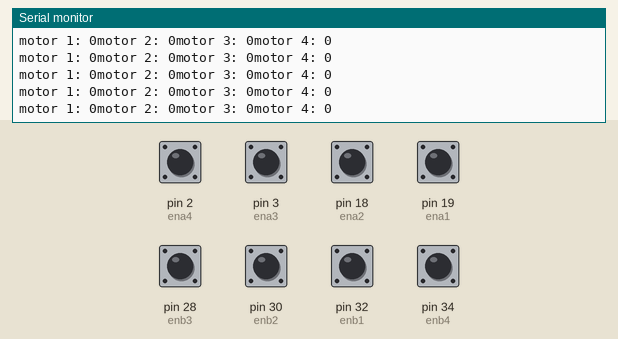
Simulated run of this sketch. Board: Arduino Mega 2560, built with avr-gcc and run on an emulated ATmega2560. Parts: the last lines printed to the serial monitor. Inputs (shaded band) come from the test bench; at power-on: pin 2 (ena4), pin 3 (ena3), pin 18 (ena2), pin 19 (ena1), pin 28 (enb3), pin 30 (enb2), pin 32 (enb1), pin 34 (enb4) HIGH.

Above: at 1.2 s.
1.3 s: pin 2 (ena4) pulled LOW for 0.15 s
At 1.55 s:
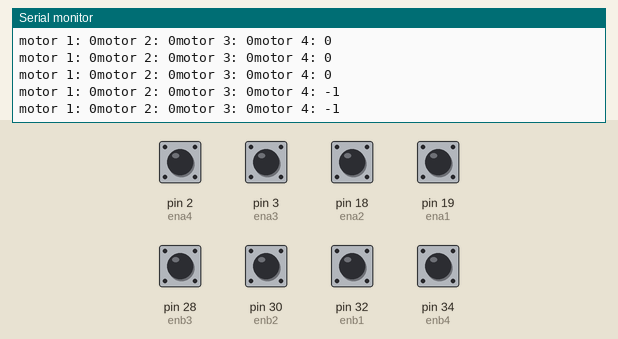
4.4 s: pin 3 (ena3) pulled LOW for 0.15 s
At 4.68 s:
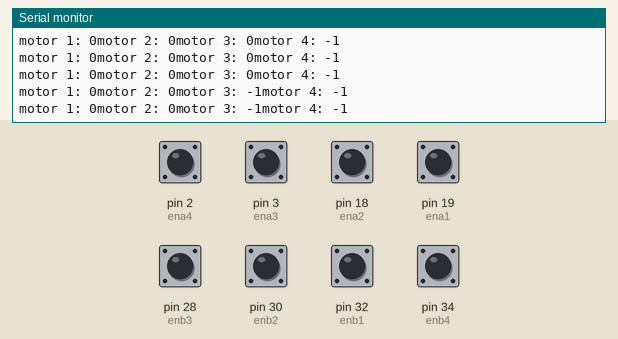
7.5 s: pin 18 (ena2) pulled LOW for 0.15 s
At 7.79 s:
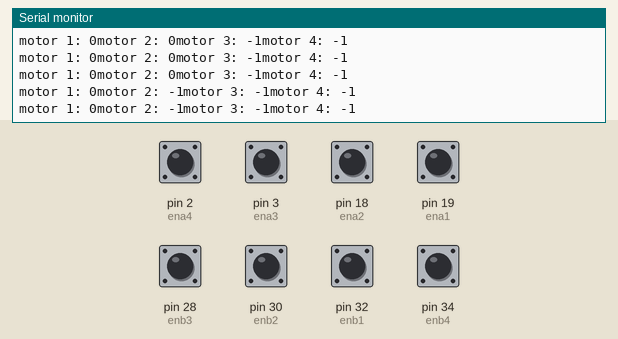
10.6 s: pin 19 (ena1) pulled LOW for 0.15 s
At 10.83 s:
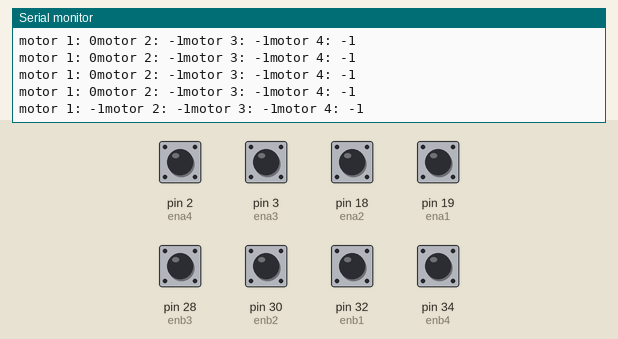
13.7 s: pin 2 (ena4) pulled LOW for 1 s
At 14.76 s:
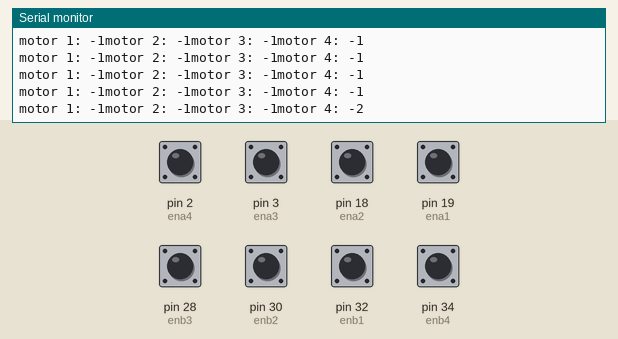
17.7 s: pin 3 (ena3) pulled LOW for 1 s
At 18.77 s:
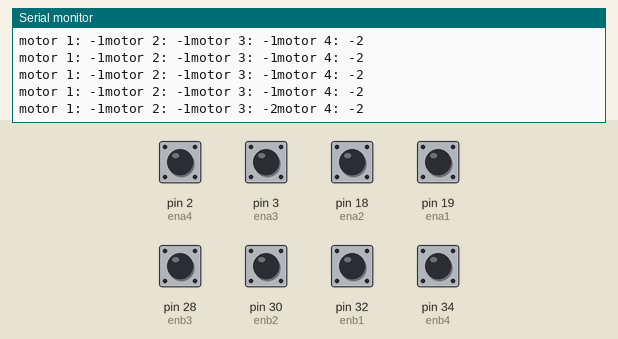
Timing chart, 0 to 20.7 s (numbered marks = the images above; inputs shaded):
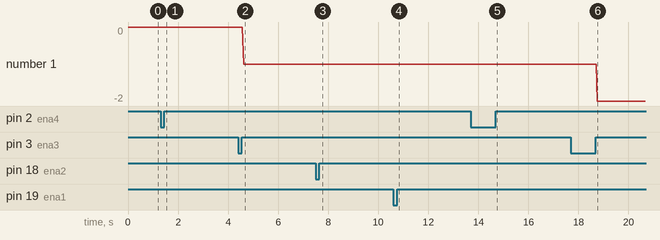

Measured:
- after the input at 1.3 s, the serial monitor: prints a new line after 0.19 s (image 1)
- after the input at 4.4 s, the serial monitor: prints a new line after 0.22 s (image 2)
- after the input at 7.5 s, the serial monitor: prints a new line after 0.23 s (image 3)
- after the input at 10.6 s, the serial monitor: prints a new line after 0.22 s (image 4)
- after the input at 13.7 s, the serial monitor: prints a new line after 1.0 s (image 5)
- after the input at 17.7 s, the serial monitor: prints a new line after 1.1 s (image 6)

The sketch:

encoder.ino
```cpp
volatile long temp, counter = 0; // Counter variable that increases or decreases based on encoder rotation
#define ena1 19
#define enb1 32

#define ena2 18
#define enb2 30

#define ena3 3
#define enb3 28

#define ena4 2
#define enb4 34

int encoderticks1=0;
int encoderticks2=0;
int encoderticks3=0;
int encoderticks4=0;

void setup() {
  Serial.begin(9600); // Initialize serial communication

  pinMode(ena1, INPUT_PULLUP); // Set pin 2 as input with internal pull-up resistor
  pinMode(enb1, INPUT_PULLUP); // Set pin 3 as input with internal pull-up resistor
    pinMode(ena2, INPUT_PULLUP); // Set pin 2 as input with internal pull-up resistor
  pinMode(enb2, INPUT_PULLUP);
    pinMode(ena3, INPUT_PULLUP); // Set pin 2 as input with internal pull-up resistor
  pinMode(enb3, INPUT_PULLUP);
    pinMode(ena4, INPUT_PULLUP); // Set pin 2 as input with internal pull-up resistor
  pinMode(enb4, INPUT_PULLUP);
  // Attach interrupts to pin 2 (ena) and pin 3 (enb)
  attachInterrupt(digitalPinToInterrupt(ena1), encoder1, RISING);
  attachInterrupt(digitalPinToInterrupt(ena2), encoder2, RISING);
    attachInterrupt(digitalPinToInterrupt(ena3), encoder3, RISING);
      attachInterrupt(digitalPinToInterrupt(ena4), encoder4, RISING);
}

void loop() {
  // Send the value of counter if it has changed
//  if (counter != temp) {
//    Serial.println(counter);
//    temp = counter;
//  }
 Serial.print("motor 1: ");
  Serial.print(encoderticks1);
   Serial.print("motor 2: ");
    Serial.print(encoderticks2);
     Serial.print("motor 3: ");
      Serial.print(encoderticks3);
       Serial.print("motor 4: ");
        Serial.print(encoderticks4);
         Serial.println("");
}

// Interrupt service routine for pin 2 (ena)
void encoder1() {
  // Check the state of pin 3 (enb) to determine the direction of rotation
  if (digitalRead(32) == LOW) {

encoderticks1++; // Increment counter if pin 3 is LOW
  } else {

encoderticks1--; // Decrement counter if pin 3 is HIGH
  }
}

// Interrupt service routine for pin 3 (enb)
void encoder2() {
  // Check the state of pin 2 (ena) to determine the direction of rotation
  if (digitalRead(30) == LOW) {

encoderticks2++;; // Decrement counter if pin 2 is LOW
  } else {

encoderticks2--; // Increment counter if pin 2 is HIGH
  }
}
void encoder3() {
  // Check the state of pin 3 (enb) to determine the direction of rotation
  if (digitalRead(28) == LOW) {

encoderticks3++; // Increment counter if pin 3 is LOW
  } else {

encoderticks3--; // Decrement counter if pin 3 is HIGH
  }
}
void encoder4() {
//   Check the state of pin 3 (enb) to determine the direction of rotation
  if (digitalRead(34) == LOW) {

encoderticks4++; // Increment counter if pin 3 is LOW
  } else {

encoderticks4--; // Decrement counter if pin 3 is HIGH
  }
}
```
